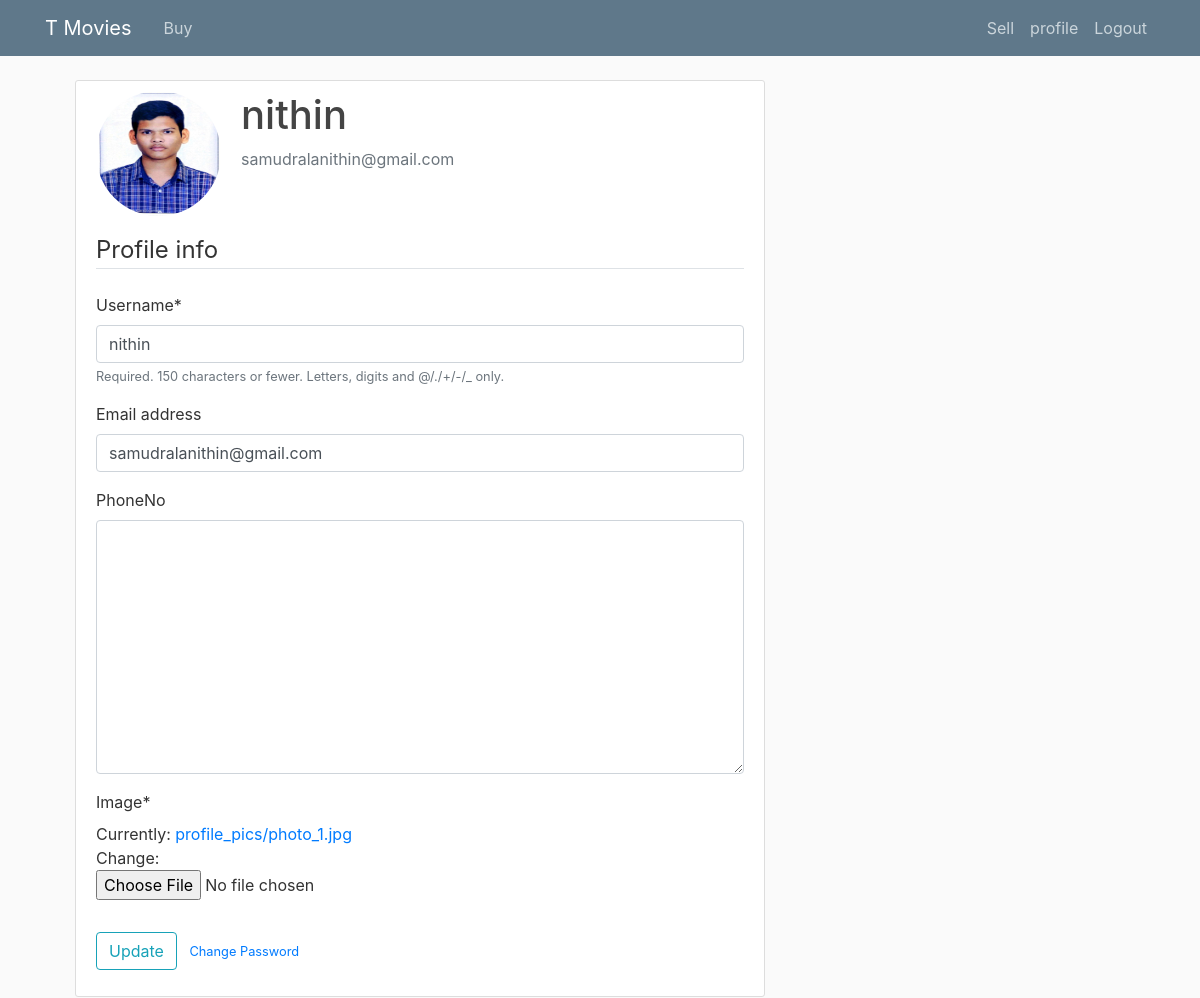
The page /profile/ (signed in) on the database as committed earlier.
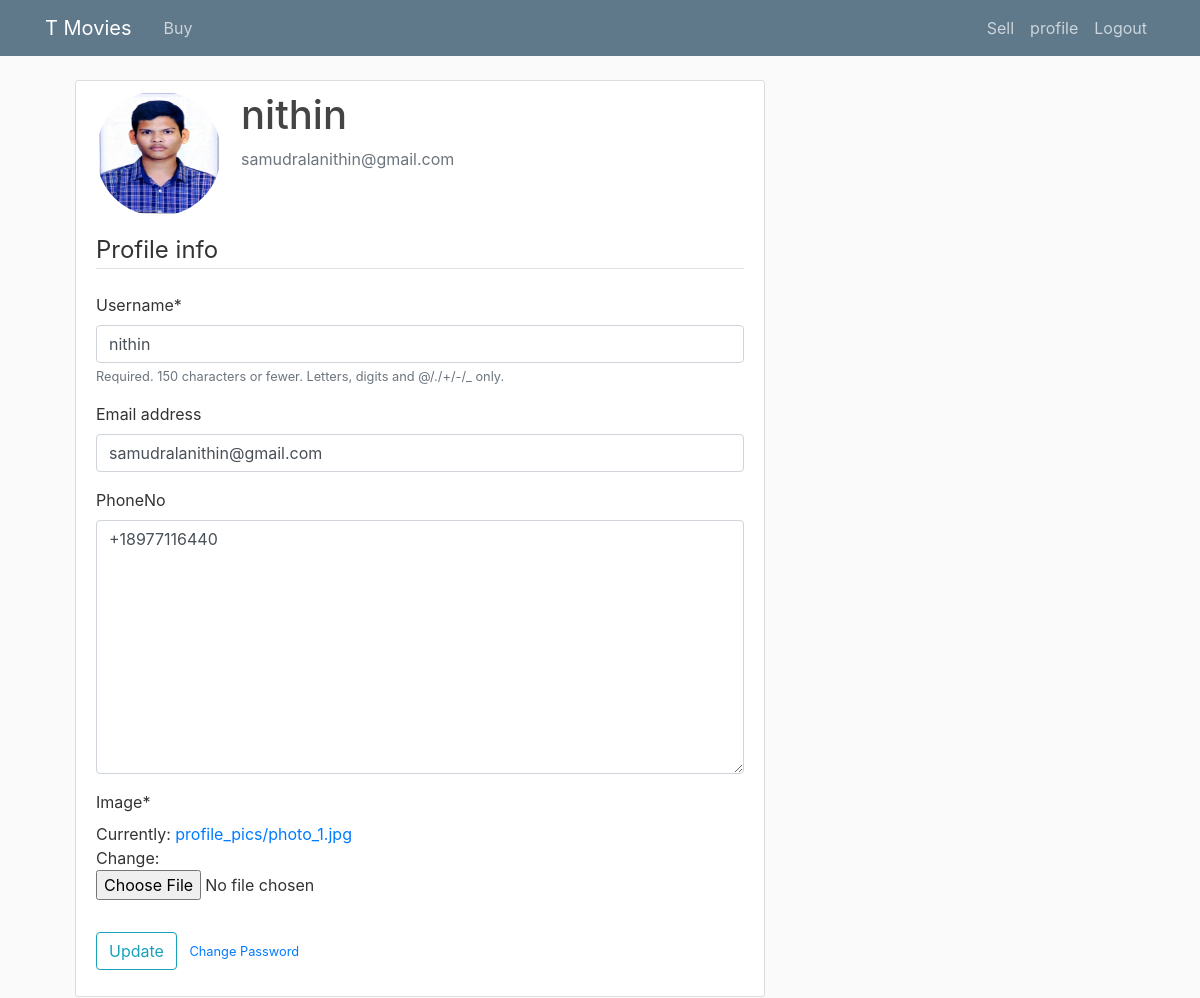
The same page on the database as committed later.
### user/models.py (models this page shows, shortened)
class Profile(models.Model):
    user = models.OneToOneField(User, on_delete=models.CASCADE)
    image = models.ImageField(default='default.jpg', upload_to='profile_pics')
    phoneNo = PhoneField(blank=True, help_text='Contact phone number')

### user/views.py (the view)
# urls.py: path('profile/',user_views.profile,name='profile'),
@login_required
def profile(request):
    if request.method == 'POST':
        u_form = UserUpdateForm(request.POST, instance=request.user)
        p_form = ProfileUpdateForm(request.POST,request.FILES,instance=request.user.profile)
        if u_form.is_valid() and p_form.is_valid():
            u_form.save()
            p_form.save()
            messages.success(request, f'Your account has been updated!')
            return redirect('profile')
    else:
        u_form = UserUpdateForm(instance=request.user)
        p_form = ProfileUpdateForm(instance=request.user.profile)
    context={
        'u_form': u_form,
        'p_form': p_form
    }
    return render(request,'user/profile.html',context)

### user/forms.py
class UserUpdateForm(forms.ModelForm):
    class Meta:
        model=User
        fields=['username', 'email']

class ProfileUpdateForm(forms.ModelForm):
    class Meta:
        model=Profile
        fields=['phoneNo','image']

### user/templates/user/profile.html (shortened to what this page needs)
{% extends "post/base.html"%}
{% load crispy_forms_tags %}
{% block content%}
    <div class="content-section">
        <div class="media">
            <img class="rounded-circle account-img" src="{{ user.profile.image.url }}">
            <div class="media-body">
                <h2 class="account-heading">{{ user.username }}</h2>
                <p class="text-secondary">{{ user.email }}</p>
            </div>
        </div>
        <form method="POST" enctype="multipart/form-data">
            <fieldset class="form-group">
                <legend class="border-bottom mb-4">Profile info </legend>
                {{ u_form|crispy }}
                {{ p_form|crispy }}
            </fieldset>
            <div class="form-group">
                <button class="btn btn-outline-info"type="submit">Update</button>
                <small class="text-muted ml-2">
                    <a href="{%url 'password_change'%}">Change Password</a>
                </small>
            </div>
        </form>
    </div>
{% endblock content %}

Rows that differ between the two databases and show on the page:
changed Profile: phoneNo (not shown) → "+18977116440"
